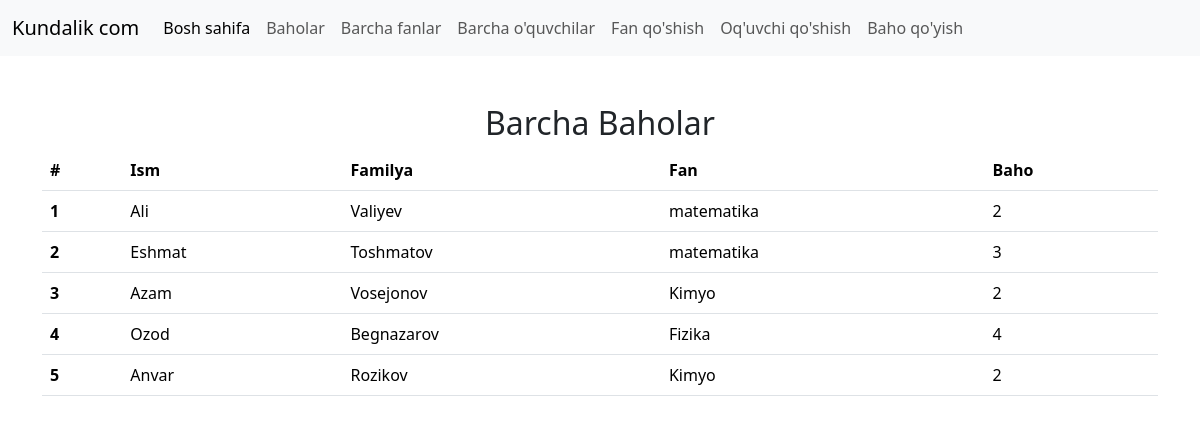
The page / on the database its author committed.
### baholar/models.py (models this page shows, shortened)
class Grade(models.Model):
    student=models.ForeignKey(Student,on_delete=models.CASCADE,related_name="grades")
    subject=models.ForeignKey(Subject,on_delete=models.CASCADE)
    grade=models.IntegerField()

class Student(models.Model):
    first_name=models.CharField(max_length=100,null=False,blank=False)
    last_name=models.CharField(max_length=100,null=False,blank=False)
    birth_date=models.DateTimeField(auto_now=True,null=True)

class Subject(models.Model):
    name=models.CharField(max_length=100,null=False,blank=False)

### baholar/views.py (the view)
# urls.py: path('',home_paje_view,name='bosh_sahifa'),
def home_paje_view(request):
    grades=Grade.objects.all()
    context={
        "grades":grades
    }
    return render(request,"home.html",context)

### templates/home.html (shortened to what this page needs)
{% extends 'base.html' %}
{% block content %}
        <div class="container">
            <div class="row">
                <div class="mt-4">
                    <h2 class="text-center">Barcha Baholar</h2>
                    <table class="table">
      <thead>
        <tr>
          <th scope="col">#</th>
          <th scope="col">Ism</th>
          <th scope="col">Familya</th>
          <th scope="col">Fan</th>
          <th scope="col">Baho</th>
        </tr>
      </thead>
      <tbody>
      {% for grade in grades %}
        <tr>
          <th scope="row">{{ grade.id }}</th>
          <td>{{ grade.student.first_name }}</td>
          <td>{{ grade.student.last_name }}</td>
          <td>{{ grade.subject.name }}</td>
          <td>{{grade.grade}}</td>
        </tr>
      {% endfor %}
      </tbody>
    </table>
                </div>
            </div>
        </div>
{% endblock content %}

### templates/base.html (shortened to what this page needs)
<!doctype html>
<html lang="en">
  <head>
    <link href="https://cdn.jsdelivr.net/npm/bootstrap@5.3.3/dist/css/bootstrap.min.css" rel="stylesheet">
  </head>
  <body>
        <nav class="navbar navbar-expand-lg bg-body-tertiary">
  <div class="container-fluid">
    <a class="navbar-brand" href="#">Kundalik com</a>
    <div class="collapse navbar-collapse" id="navbarSupportedContent">
      <ul class="navbar-nav me-auto mb-2 mb-lg-0">
        <li class="nav-item">
          <a class="nav-link active" aria-current="page" href="#">Bosh sahifa</a>
        </li>
        <li class="nav-item">
          <a class="nav-link" href="{% url 'bosh_sahifa' %}">Baholar</a>
        </li>
        <li class="nav-item">
          <a class="nav-link" href="#">Barcha fanlar</a>
        </li>
        <li class="nav-item">
          <a class="nav-link" href="{% url 'barcha_oquvchilar' %}">Barcha o'quvchilar</a>
        </li>
        <li class="nav-item">
          <a class="nav-link" href="{% url 'sub_add' %}">Fan qo'shish</a>
        </li>
        <li class="nav-item">
          <a class="nav-link" href="{% url 'stu_add' %}">Oq'uvchi qo'shish</a>
        </li>
        <li class="nav-item">
          <a class="nav-link" href="{% url 'gra_add' %}">Baho qo'yish</a>
        </li>
      </ul>
    </div>
  </div>
</nav>
    {% block content %}
    {% endblock content %}
  </body>
</html>

### rows shown on the page
Grade: id "1", student.first_name "Ali", student.last_name "Valiyev", subject.name "matematika", grade "2"
Grade: id "2", student.first_name "Eshmat", student.last_name "Toshmatov", subject.name "matematika", grade "3"
Grade: id "3", student.first_name "Azam", student.last_name "Vosejonov", subject.name "Kimyo", grade "2"
Grade: id "4", student.first_name "Ozod", student.last_name "Begnazarov", subject.name "Fizika", grade "4"
Grade: id "5", student.first_name "Anvar", student.last_name "Rozikov", subject.name "Kimyo", grade "2"
